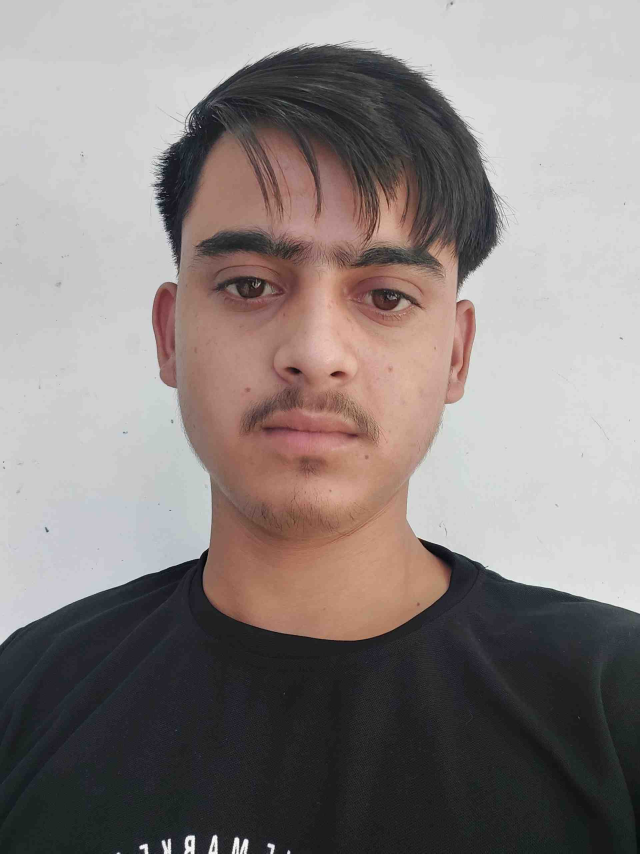
#> input picture backend/uploads/image.jpeg, 1920 x 2560 px (shown at 1/3 size)
$ python -i heatmap.py   (imports and definitions only)
#> lines starting #> are read from the running program, lines starting #| are printed output that depends on the picture
import os
import cv2

def generate_heatmap(img_path):

    # =========================
    # READ IMAGE
    # =========================

#> called with img_path = '../uploads/image.jpeg'
    img = cv2.imread(img_path)
#> img is the input picture: shape (2560, 1920, 3); mean B, G, R 127.7, 129.8, 138.1

    if img is None:
        return ""

    # =========================
    # RESIZE IMAGE
    # =========================

    img = cv2.resize(
        img,
        (300, 300)
    )
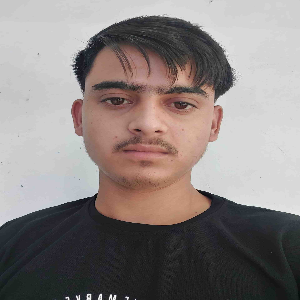
#> img: shape (300, 300, 3); mean B, G, R 127.7, 129.7, 138

    # =========================
    # GRAYSCALE
    # =========================

    gray = cv2.cvtColor(
        img,
        cv2.COLOR_BGR2GRAY
    )
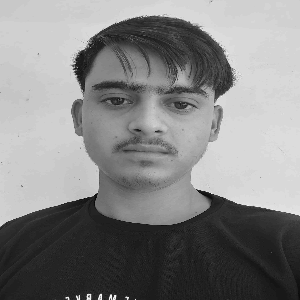
#> gray: shape (300, 300); min 7, max 252, mean 132

    # =========================
    # APPLY HEATMAP
    # =========================

    heatmap = cv2.applyColorMap(
        gray,
        cv2.COLORMAP_JET
    )
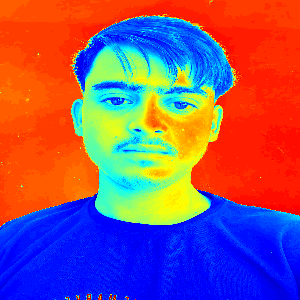
#> heatmap: shape (300, 300, 3); mean B, G, R 114.7, 87.7, 139.5

    # =========================
    # BLEND ORIGINAL + HEATMAP
    # =========================

    blended = cv2.addWeighted(
        img,
        0.4,
        heatmap,
        0.6,
        0
    )
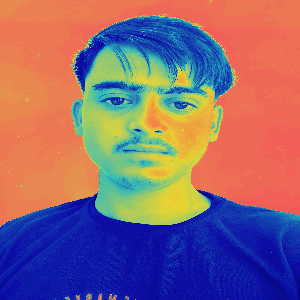
#> blended: shape (300, 300, 3); mean B, G, R 119.9, 104.4, 138.9

    # =========================
    # SAVE FOLDER
    # =========================

    heatmap_folder = os.path.join(
        os.getcwd(),
        "uploads",
        "heatmap"
    )

    os.makedirs(
        heatmap_folder,
        exist_ok=True
    )

    # =========================
    # OUTPUT PATH
    # =========================

    filename = os.path.basename(
        img_path
    )

    output_path = os.path.join(
        heatmap_folder,
        filename
    )

    # =========================
    # SAVE IMAGE
    # =========================

    cv2.imwrite(
        output_path,
        blended
    )

    # =========================
    # RETURN RELATIVE PATH
    # =========================

    return (
        "uploads/heatmap/"
        + filename
    )

>>> result = generate_heatmap('../uploads/image.jpeg')

$ run again, on backend/uploads/download.jpg
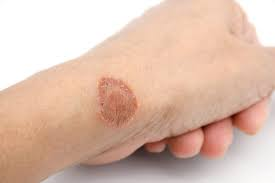
#> input picture backend/uploads/download.jpg, 275 x 183 px
#> in generate_heatmap, img is the input picture: shape (183, 275, 3); mean B, G, R 172.3, 188.9, 220.2
#> img: shape (300, 300, 3)
#> in generate_heatmap, `heatmap = cv2.applyColorMap( gray, cv2.COLORMAP_JET )`:
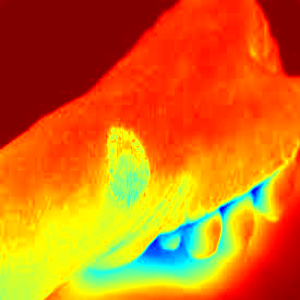
#> heatmap: shape (300, 300, 3); mean B, G, R 17.1, 111.6, 213.1
#> in generate_heatmap, `blended = cv2.addWeighted( img, 0.4, heatmap, 0.6, 0 )`:
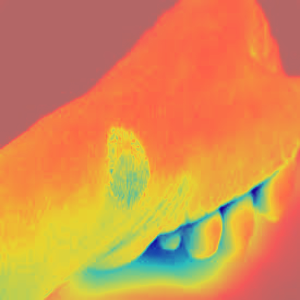
#> blended: shape (300, 300, 3); mean B, G, R 79.2, 142.5, 215.9
